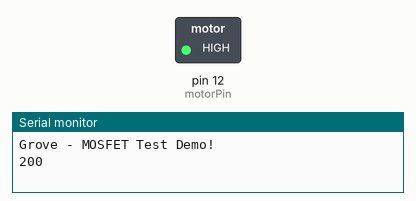
The sketch below on a simulated Arduino Uno, built with avr-gcc and run on an emulated ATmega328P. On the bench: switched loads named in the sketch (green lamp = pin HIGH), the last lines printed to the serial monitor.

Above: at 1.5 s.
At 28.4 s:
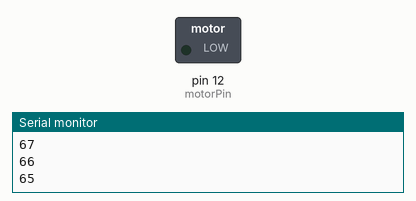
Timing chart, 0 to 41.2 s (numbered marks = the images above):
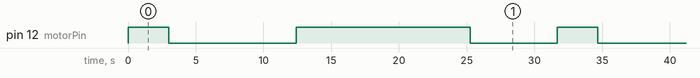

Measured:
- by itself, pin 12 (motorPin): repeats every 31.7 s: LOW 9.4 s, HIGH 12.8 s, LOW 6.4 s, HIGH 3.0 s
- by itself, everything shown: repeats every 31.7 s, in 4 steps

The sketch:

vents.ino
```cpp
// demo of Grove - MOSFET
// use pin 6 to control a motor

int motorPin = 12;

void setup()
{
    Serial.begin(9600);
    pinMode(motorPin, OUTPUT);
    Serial.println("Grove - MOSFET Test Demo!");
}

void loop()
{
    motorOnThenOffWithSpeed();
    motorAcceleration();
}

void motorOnThenOffWithSpeed()
{
    int onSpeed  = 255;                         // a number between 0 (stopped) and 255 (full speed)
    int onTime   = 3000;
    int offSpeed = 0;                          // a number between 0 (stopped) and 255 (full speed)
    int offTime  = 3000;
    analogWrite(motorPin, onSpeed);
    Serial.println("200");
    delay(onTime);
    analogWrite(motorPin, offSpeed);
    Serial.println("50");
    delay(offTime);
}

void motorAcceleration()
{
    int delayTime = 50;
    for(int i=0; i<256; i++)
    {
        analogWrite(motorPin, i);
        Serial.println(i);
        delay(delayTime);
    }

    for(int i=255; i>=0; i--)
    {
        analogWrite(motorPin, i);
        Serial.println(i);
        delay(delayTime);
    }
}
```
